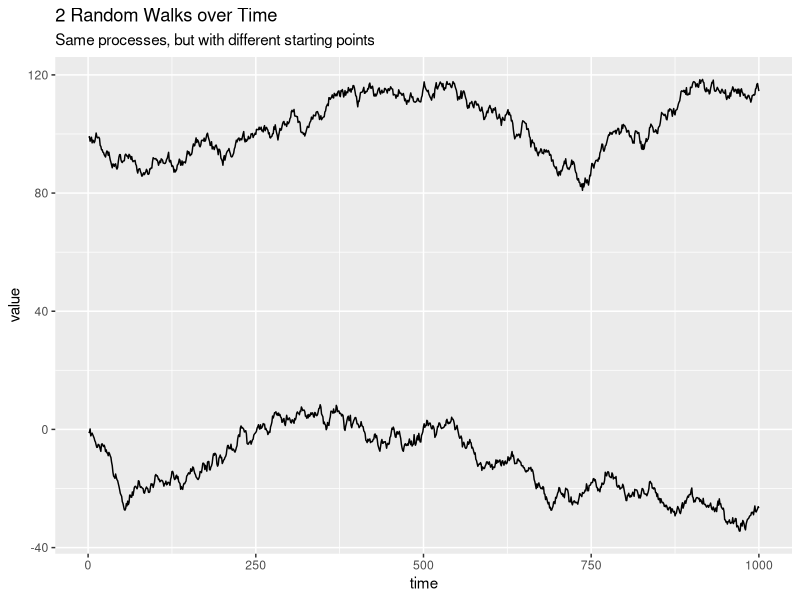
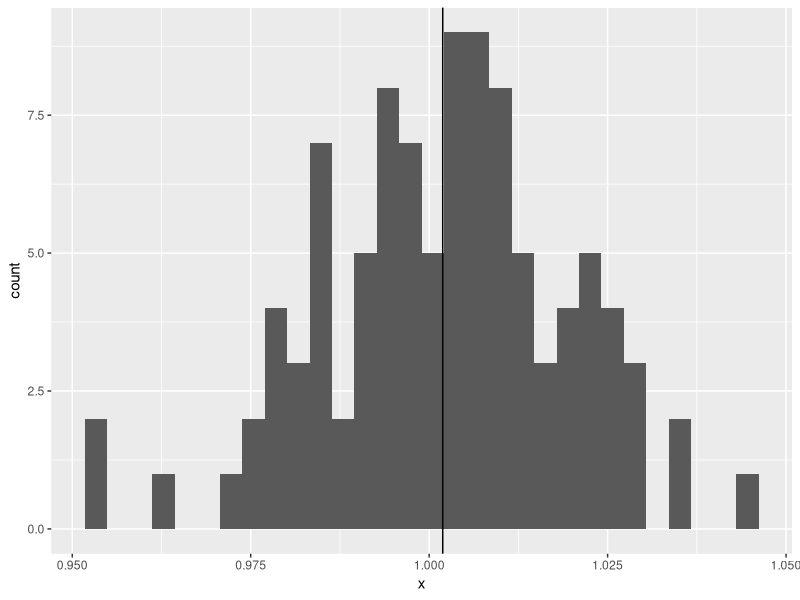

Generate these figures, in order, with R:
## ---- chunk 1
library(data.table)
library(ggplot2)

set.seed(1234)

random_walks = data.table(time = 1:1000,
                          rw_1 = cumsum(rnorm(1000, mean = 0, sd = 1)),
                          rw_2 = cumsum(rnorm(1000, mean = 0, sd = 1)) + 100
                          )

ggplot(random_walks, aes(x = time)) +
  geom_line(aes(y =rw_1)) +
  geom_line(aes(y = rw_2)) +
  labs(title = "2 Random Walks over Time",
       subtitle = "Same processes, but with different starting points",
       y = "value")

## ---- chunk 2
set.seed(12345)

dt_level = data.table(
  y = rep(1:730, 100) + rep(1:100, each = 730) + rnorm(n = 730 * 100, mean = 0, sd = 100),
  x = rep(1:730, 100),
  series_no = as.factor(rep(1:100, each = 730))
  )

dt_level_pred = data.table(
  y = rep(731:800, 100) + rep(1:100, each = 70) + rnorm(n = 70 * 100, mean = 0, sd = 100),
  x = rep(731:800, 100),
  series_no = as.factor(rep(1:100, each = 70))
  )
 
lm_level_all = lm(y ~ x + series_no, data = dt_level)
x_all = lm_level_all$coefficients[[2]]

rmse_all = sqrt(mean((predict(lm_level_all, dt_level_pred) - dt_level_pred[['y']])^2))

rmse_all
## ---- chunk 3
dt_x = NULL
dt_pred = NULL

for (i in 1:100) {
  
  lm_level_single = lm(y ~ x, data = dt_level[series_no == i])
  
  dt_x = rbind(dt_x, data.table(run = i, x = lm_level_single$coefficients[[2]]))
  dt_pred = rbind(dt_pred, data.table(run = i, pred = predict(lm_level_single, dt_level_pred[series_no == i])))
}

sqrt(mean((dt_pred$pred - dt_level_pred[['y']])^2))

ggplot(dt_x, aes(x = x)) + 
  geom_histogram() +
  geom_vline(xintercept = x_all)
